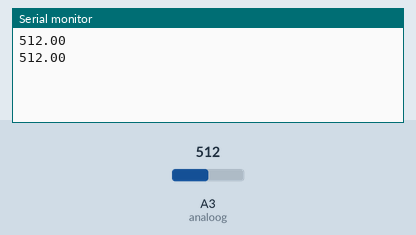
Bench run of a sketch on a simulated Arduino Uno, built with avr-gcc and run on an emulated ATmega328P. On the bench: the last lines printed to the serial monitor. The test bench sets the inputs (shaded band); at power-on: A3 (analoog) = 512.

Above: at 1.8 s.
1.9 s: A3 (analoog) set to 716
At 2.7 s:
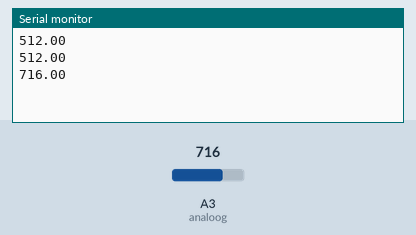
3.4 s: A3 (analoog) set to 900
At 4.8 s:
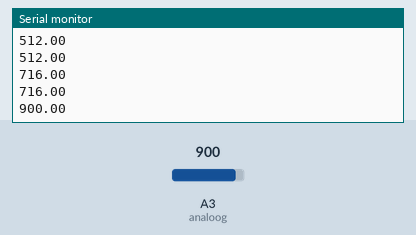
Timing chart, 0 to 6.4 s (numbered marks = the images above; inputs shaded):
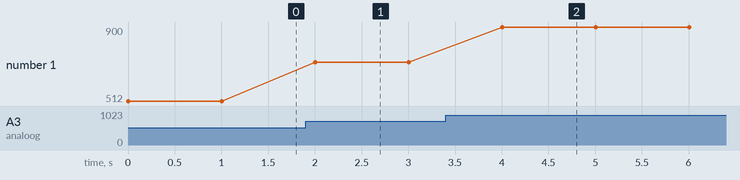

Measured:
- after the input at 1.9 s, the serial monitor: prints a new line after 0.10 s (image 1)
- after the input at 3.4 s, the serial monitor: prints a new line after 0.60 s (image 2)
- plotted number 1: 512 → 716 after the input at 1.9 s, 716 → 900 after the input at 3.4 s

The sketch:

flame_detector.ino
```cpp
//Example for KY-026
//TkkrLab
int Led = 13 ;// define LED Interface
; // define the flame sensor interface
int analoog = A3; // define the flame sensor interface
// define numeric variables val
float sensor; //read analoog value

void setup ()
{

   ;// output interface defines the flame sensor
  pinMode (analoog, INPUT) ;// output interface defines the flame sensor
  Serial.begin(9600);
}

void loop ()
{
  sensor = analogRead(analoog);
  Serial.println(sensor);  // display tempature


  delay(1000);
}
```
